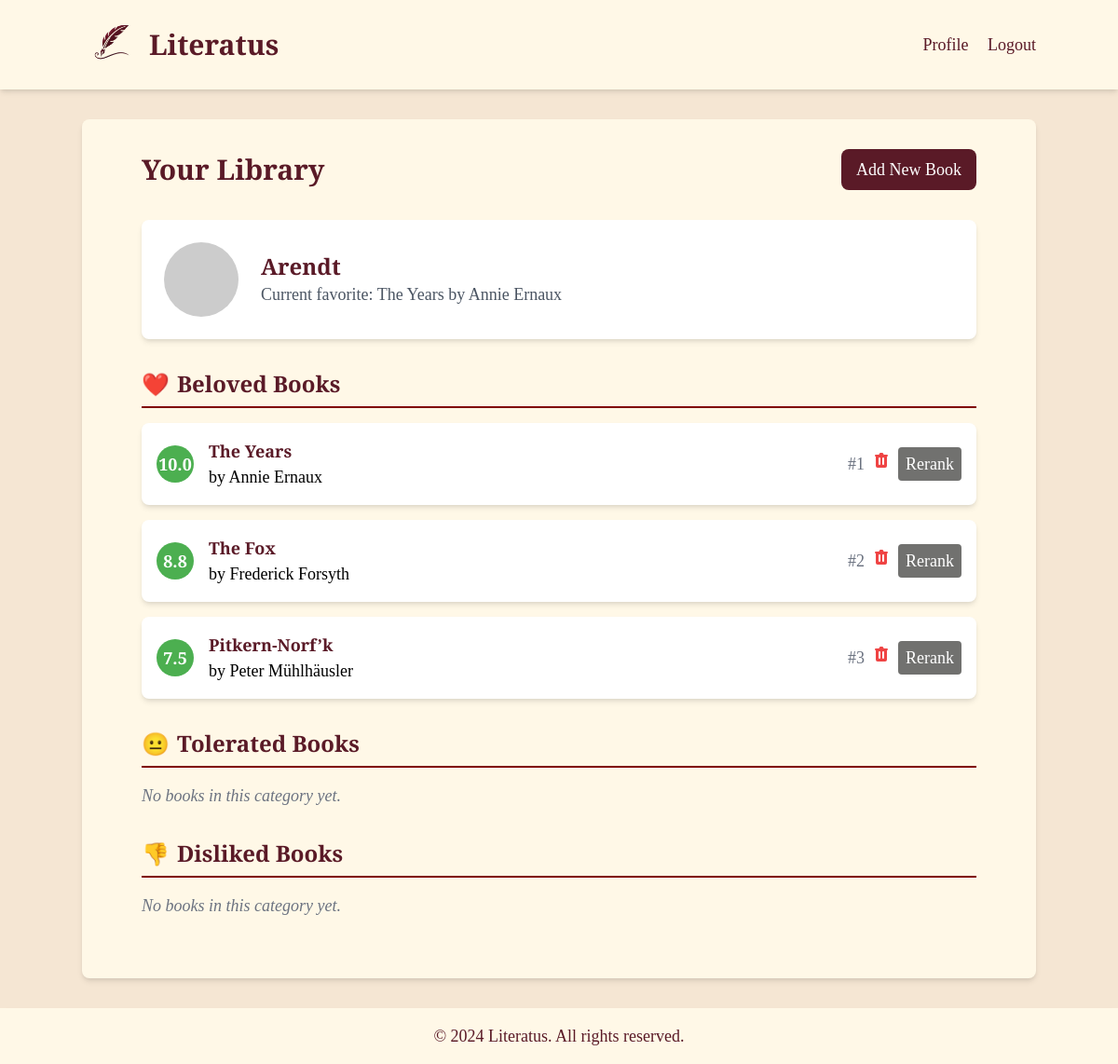
The app's page /profile (signed in), older data.
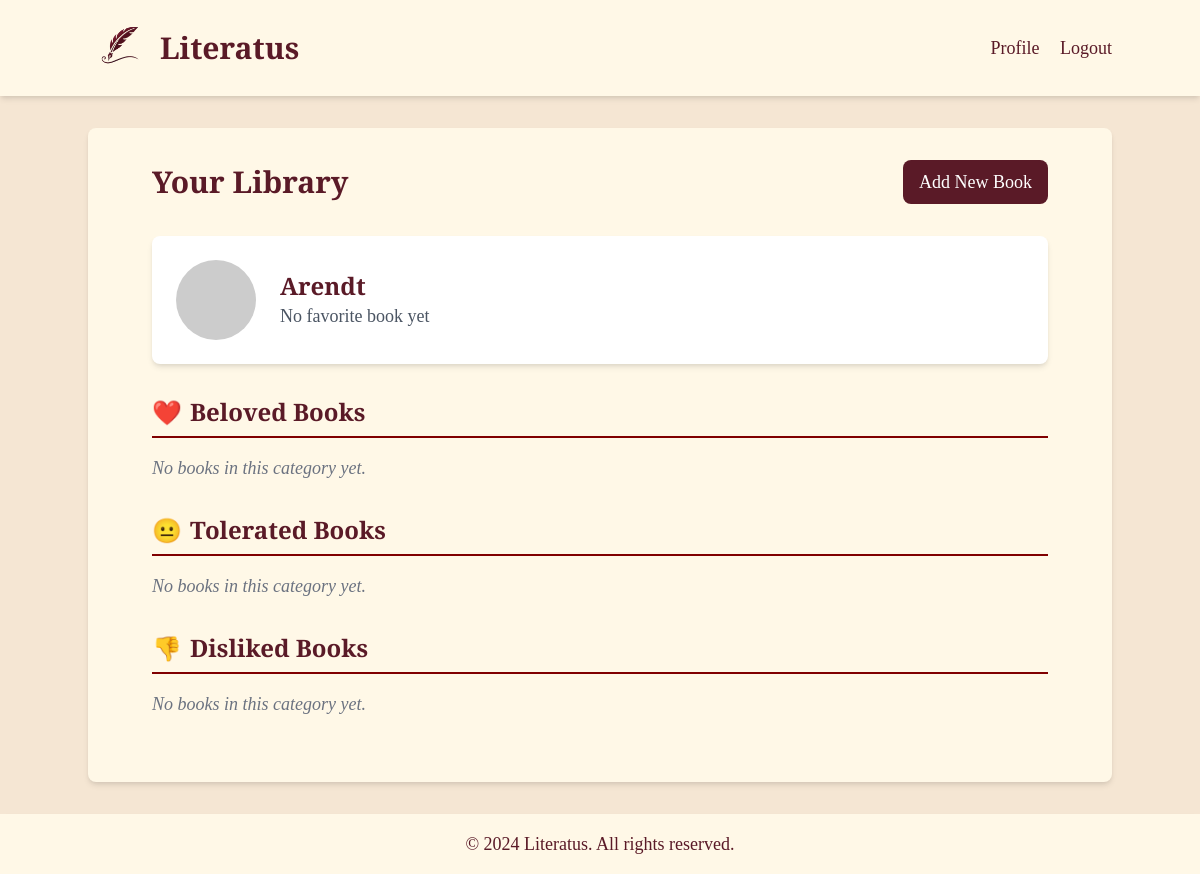
The same page, newer data.
### app.py (models this page shows, shortened)
class User(UserMixin, db.Model):
    id = db.Column(db.Integer, primary_key=True)
    username = db.Column(db.String(80), unique=True, nullable=False)
    password_hash = db.Column(db.Text)
    profile_image = db.Column(db.Text)
    books = db.relationship('Book', backref='user', lazy=True)
    @property
    def beloved_books(self):
        return [book for book in self.books if book.sentiment == 'beloved']
    @property
    def tolerated_books(self):
        return [book for book in self.books if book.sentiment == 'tolerated']
    @property
    def disliked_books(self):
        return [book for book in self.books if book.sentiment == 'disliked']

class Book(db.Model):
    id = db.Column(db.Integer, primary_key=True)
    title = db.Column(db.String(200), nullable=False)
    author = db.Column(db.String(100), nullable=False)
    sentiment = db.Column(db.String(20), nullable=False)
    position = db.Column(db.Integer, nullable=False)
    user_id = db.Column(db.Integer, db.ForeignKey('user.id'), nullable=False)

### app.py (the view)
@app.route('/profile')
@login_required
def profile():
    beloved_books = Book.query.filter_by(user_id=current_user.id, sentiment='beloved').order_by(Book.position).all()
    tolerated_books = Book.query.filter_by(user_id=current_user.id, sentiment='tolerated').order_by(Book.position).all()
    disliked_books = Book.query.filter_by(user_id=current_user.id, sentiment='disliked').order_by(Book.position).all()
    all_books = beloved_books + tolerated_books + disliked_books
    total_books = len(all_books)
    for i, book in enumerate(all_books):
        if book.sentiment == 'beloved':
            base = 7.5
            max_rating = 10
        elif book.sentiment == 'tolerated':
            base = 4.5
            max_rating = 7
        else:  # disliked
            base = 1
            max_rating = 4
        category_books = beloved_books if book in beloved_books else \
            tolerated_books if book in tolerated_books else \
                disliked_books
        category_position = category_books.index(book)
        category_total = len(category_books)
        book.rating = base + ((max_rating - base) * (1 - (category_position / (category_total - 1 or 1))))
        book.rating = round(book.rating, 1)  # Round to one decimal place
        book.global_position = i + 1
    return render_template('profile.html', user=current_user,
                           beloved_books=beloved_books,
                           tolerated_books=tolerated_books,
                           disliked_books=disliked_books)

### app.py (called while the page is built)
@login_manager.user_loader
def load_user(user_id):
    return User.query.get(int(user_id))

### templates/profile.html (shortened to what this page needs)
{% extends "layout.html" %}
{% block content %}
<div class="max-w-4xl mx-auto">
    <div class="flex justify-between items-center mb-8">
        <h1 class="text-3xl font-bold text-maroon font-title">Your Library</h1>
        <a href="{{ url_for('home') }}" class="bg-maroon text-white px-4 py-2 rounded-lg hover:bg-maroon-dark transition duration-300">Add New Book</a>
    </div>
    <div class="bg-white p-6 rounded-lg shadow-md mb-8 flex items-center">
        <img src="https://api.dicebear.com/6.x/initials/svg?seed={{ user.username }}" alt="{{ user.username }}" class="w-20 h-20 rounded-full mr-6">
        <div>
            <h2 class="text-2xl font-semibold text-maroon font-title">{{ user.username.capitalize() }}</h2>
            {% if beloved_books %}
                <p class="text-gray-600">Current favorite: {{ beloved_books[0].title }} by {{ beloved_books[0].author }}</p>
            {% else %}
                <p class="text-gray-600">No favorite book yet</p>
            {% endif %}
        </div>
    </div>
    {% for category, books, color, icon in [
        ('Beloved Books', user.beloved_books, 'beloved', '❤️'),
        ('Tolerated Books', user.tolerated_books, 'tolerated', '😐'),
        ('Disliked Books', user.disliked_books, 'disliked', '👎')
    ] %}
        <section class="mb-8">
            <h2 class="text-2xl font-semibold text-maroon font-title category-header">
                <span class="category-icon">{{ icon }}</span>{{ category }}
            </h2>
            {% if books %}
                <ul class="space-y-4">
                {% for book in books|sort(attribute='rating', reverse=True) %}
                    <li class="book-item bg-white p-4 rounded-lg shadow-md mb-4 flex items-center justify-between">
                        <div class="flex-grow flex items-center">
                            <span class="rating-circle {{ color }} mr-4 flex-shrink-0">
                                {{ "%.1f"|format(book.rating) }}
                            </span>
                            <div class="book-info">
                                <h3 class="font-semibold text-maroon font-title">{{ book.title }}</h3>
                                <p>by {{ book.author }}</p>
                            </div>
                        </div>
                        <div class="flex items-center space-x-2">
                            <span class="text-gray-500 ml-2">#{{ book.global_position }}</span>
                            <form action="{{ url_for('delete_book', book_id=book.id) }}" method="POST" class="display:inline">
                                <button type="submit" class="text-red-500 hover:text-red-700" onclick="return confirm('Are you sure you want to delete this book?');">
                                </button>
                            </form>
                            <a href="{{ url_for('initiate_rerank', book_id=book.id) }}" class="action-button rerank-button bg-maroon text-white px-2 py-1 rounded hover:bg-maroon-dark transition duration-300">
                                Rerank
                            </a>
                        </div>
                    </li>
                {% endfor %}
                </ul>
            {% else %}
                <p class="italic text-gray-500">No books in this category yet.</p>
            {% endif %}
        </section>
    {% endfor %}
</div>
{% endblock %}

### templates/layout.html (shortened to what this page needs)
<!DOCTYPE html>
<html lang="en">
<head>
    <link href="https://cdn.jsdelivr.net/npm/tailwindcss@2.2.19/dist/tailwind.min.css" rel="stylesheet">
</head>
<body class="min-h-screen flex flex-col text-lg">
    <header class="bg-cream text-maroon p-4 shadow-md">
        <div class="container mx-auto flex justify-between items-center">
            <div class="flex items-center">
                <img src="{{ url_for('static', filename='images/quilless.png') }}" alt="Literatus Logo" class="h-16 w-16 mr-2">
                <a href="{{ url_for('home') }}" class="font-title font-bold text-3xl">Literatus</a>
            </div>
            <nav>
                {% if current_user.is_authenticated %}
                    <a href="{{ url_for('profile') }}" class="text-maroon hover:text-maroon-dark mr-4">Profile</a>
                    <a href="{{ url_for('logout') }}" class="text-maroon hover:text-maroon-dark">Logout</a>
                {% else %}
                    <a href="{{ url_for('login') }}" class="text-maroon hover:text-maroon-dark mr-4">Login</a>
                    <a href="{{ url_for('register') }}" class="text-maroon hover:text-maroon-dark">Register</a>
                {% endif %}
            </nav>
        </div>
    </header>
    <main class="container mx-auto mt-8 p-8 bg-cream rounded-lg shadow-md flex-grow">
        {% block content %}{% endblock %}
    </main>
    <footer class="bg-cream text-maroon text-center p-4 mt-8 shadow-md">
        <p>&copy; 2024 Literatus. All rights reserved.</p>
    </footer>
</body>
</html>

### templates/layout.html (style rules this page uses)
body { background-color: #F5E6D3; font-family: 'EB Garamond', serif; }
.bg-cream { background-color: #FFF8E7; }
.text-maroon { color: #5A1A27; }
.bg-maroon { background-color: #5A1A27; }
h1, h2, h3, h4, h5, h6, .font-title { font-family: 'Playfair Display', serif; }

### templates/profile.html (style rules this page uses)
.category-header { border-bottom: 2px solid #800000; padding-bottom: 0.5rem; margin-bottom: 1rem; display: flex; align-items: center; }
.category-icon { margin-right: 0.5rem; }

Row changes from the older to the newer data that the page shows:
removed Book: title "The Years", author "Annie Ernaux", rating "10.0", global_position "1"
removed Book: rating "8.8", title "The Fox", author "Frederick Forsyth", global_position "2"
removed Book: rating "7.5", title "Pitkern-Norf’k", author "Peter Mühlhäusler", global_position "3"
Text that changed along with them:
text no longer shown: "Current favorite: by"
text now shown: "No favorite book yet"
new list line: "No books in this category yet."
